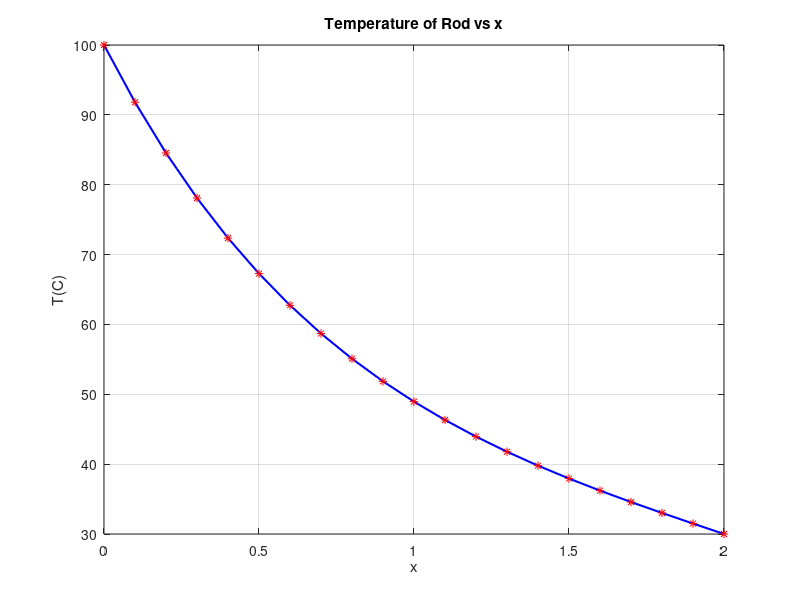

Source code (MATLAB):
    %given constants
    T0 = 100 ;
    Tm = 30 ;
    T_inf = 30 ;
    L = 2 ;
    B = 1.5 ;
    
    % derived constans
    h = 0.1 % mesh size
    n = (L-0)/ h ;
    % m = 0, 1, 2 ... n ;
    
    b1 = -B*h*h*T_inf ;
    % creation of matrix b
    b = zeros(n+1,1) ;
    b(1) = 100 ;
    b(n+1) = 30 ;
    
    for i = 2:n
        b(i) = b1;
    end

    % creation of matrix A
     A = zeros(n+1) ;
     A(1,1) = 1;
     A(n+1,n+1) = 1;
     
     for i = 1:n-1
         A(i+1,i) =  1;
         A(i+1,i+1) =  -(2+B*h*h) ;
         A(i+1,i+2) =  1;
     end
     
     T = A\b ;
     X = 0:h:2 ;
     plot(X,T,"b","LineWidth",1.5);hold on;
     plot(X,T,"r*","LineWidth",0.5);
     xlabel("x"),ylabel("T(C)");
     title("Temperature of Rod vs x");
     grid on;